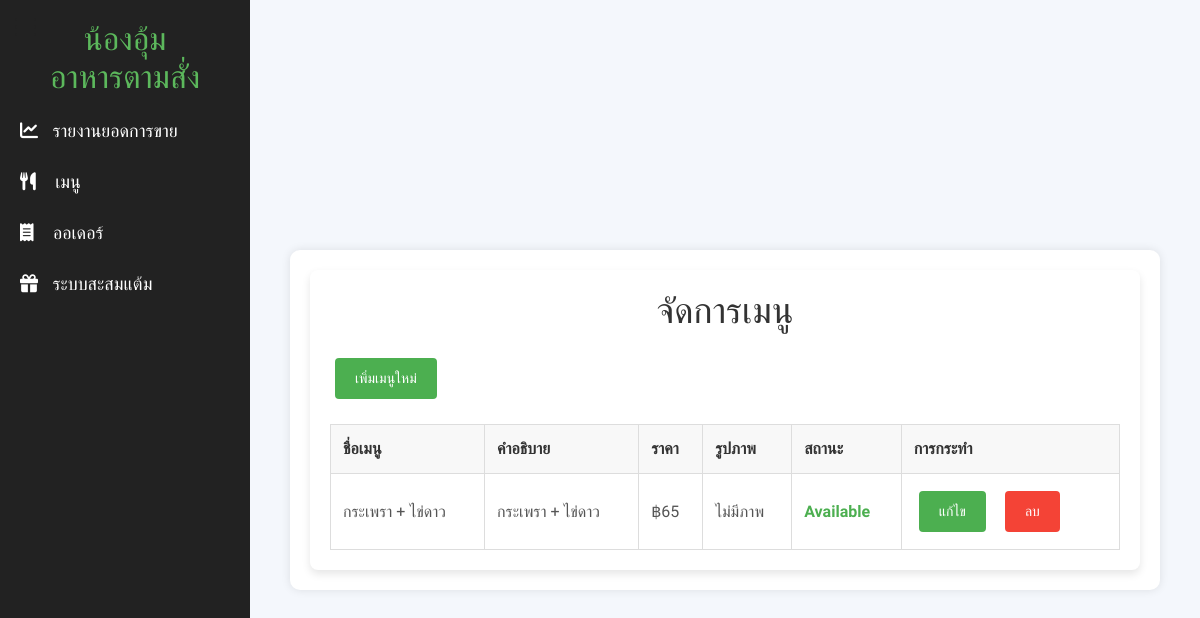
/manage_menu/, run on an earlier commit of the app's database.
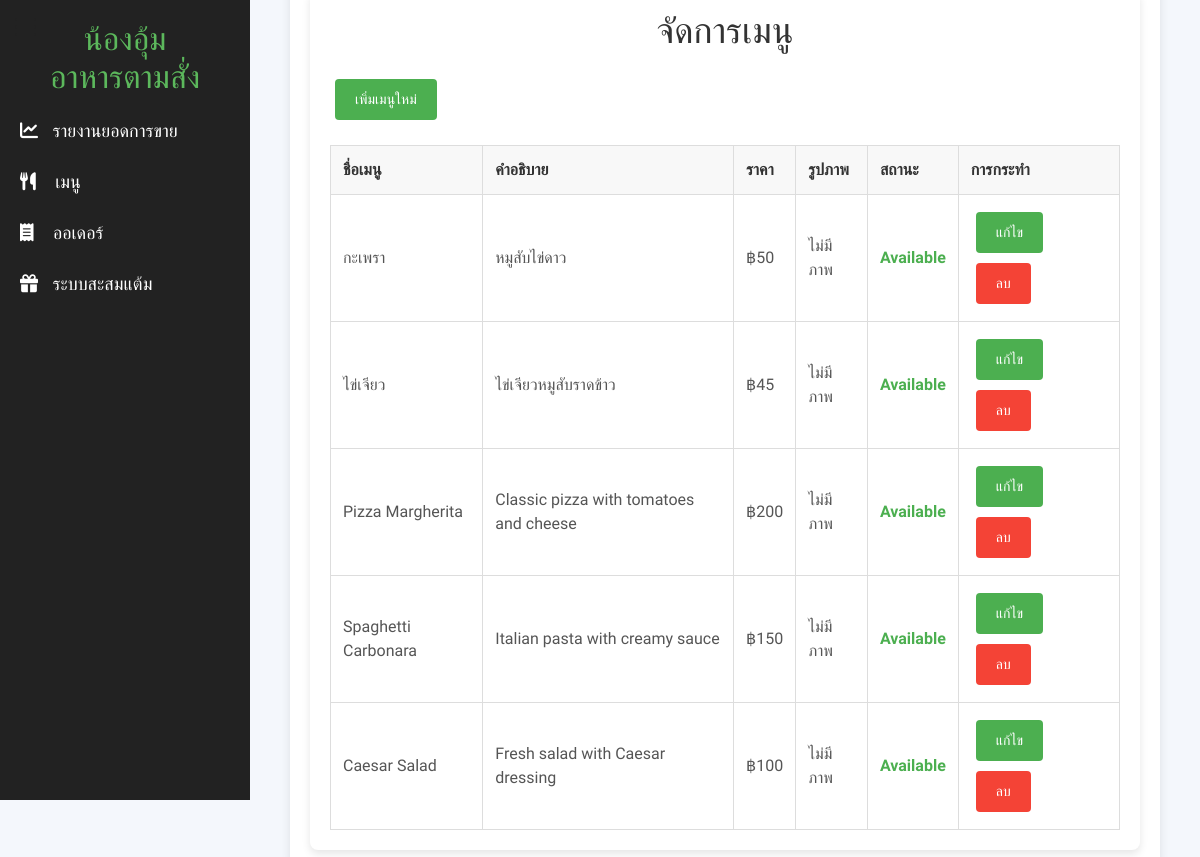
And on a later commit of the database.
### posapp/models.py (models this page shows, shortened)
class Menu(models.Model):
    name = models.CharField(max_length=255)
    description = models.TextField()
    price = models.IntegerField()
    image_url = models.URLField()
    image = models.ImageField(upload_to='menu_images/', null=True, blank=True)
    is_available = models.BooleanField(default=True)
    created_at = models.DateTimeField(auto_now_add=True)

### posapp/views.py (the view)
# urls.py: path('manage_menu/', views.manage_menu, name='manage_menu'),
def manage_menu(request):
    menus = Menu.objects.all()
    return render(request, "admin_manage_menu.html", {"menus": menus})

### theme/templates/admin_manage_menu.html (shortened to what this page needs)
{% extends 'admin_base.html' %}
{% load i18n %}
{% block main %}
<head>
    <link rel="stylesheet" href="https://cdnjs.cloudflare.com/ajax/libs/font-awesome/6.0.0/css/all.min.css">
</head>
<body>
    <div class="container">
        <h1>จัดการเมนู</h1>
        <a href="{% url 'add_menu' %}" class="button">เพิ่มเมนูใหม่</a>
        <div class="table-responsive">
            <table>
                <thead>
                    <tr>
                        <th>ชื่อเมนู</th>
                        <th>คำอธิบาย</th>
                        <th>ราคา</th>
                        <th>รูปภาพ</th>
                        <th>สถานะ</th>
                        <th>การกระทำ</th>
                    </tr>
                </thead>
                <tbody>
                    {% for menu in menus %}
                    <tr>
                        <td>{{ menu.name }}</td>
                        <td>{{ menu.description }}</td>
                        <td>฿{{ menu.price }}</td>
                        <td>
                            {% if menu.image %}
                                <img src="{{ menu.image.url }}" alt="{{ menu.name }}">
                            {% else %}
                                <span>ไม่มีภาพ</span>
                            {% endif %}
                        </td>
                        <td class="status {% if menu.is_available %}available{% else %}unavailable{% endif %}">
                            {{ menu.is_available|yesno:"Available,Unavailable" }}
                        </td>
                        <td class="actions">
                            <a href="{% url 'edit_menu' menu.id %}" class="button">แก้ไข</a>
                            <a href="{% url 'delete_menu' menu.id %}" class="button button-danger"
                                onclick="return confirm('คุณแน่ใจว่าต้องการลบเมนูนี้?');">ลบ</a>
                        </td>
                    </tr>
                    {% endfor %}
                </tbody>
            </table>
        </div>
    </div>
</body>
{% endblock %}

What changed in the data, as far as the page shows it:
changed Menu: name "กระเพรา + ไข่ดาว" → "กะเพรา"; description "กระเพรา + ไข่ดาว" → "หมูสับไข่ดาว"; price "65" → "50"
added Menu: name "ไข่เจียว", description "ไข่เจียวหมูสับราดข้าว", price "45", shows "ไม่มีภาพ", is_available "Available"
added Menu: name "Pizza Margherita", description "Classic pizza with tomatoes and cheese", price "200", shows "ไม่มีภาพ", is_available "Available"
added Menu: name "Spaghetti Carbonara", description "Italian pasta with creamy sauce", price "150", shows "ไม่มีภาพ", is_available "Available"
added Menu: name "Caesar Salad", description "Fresh salad with Caesar dressing", price "100", shows "ไม่มีภาพ", is_available "Available"
